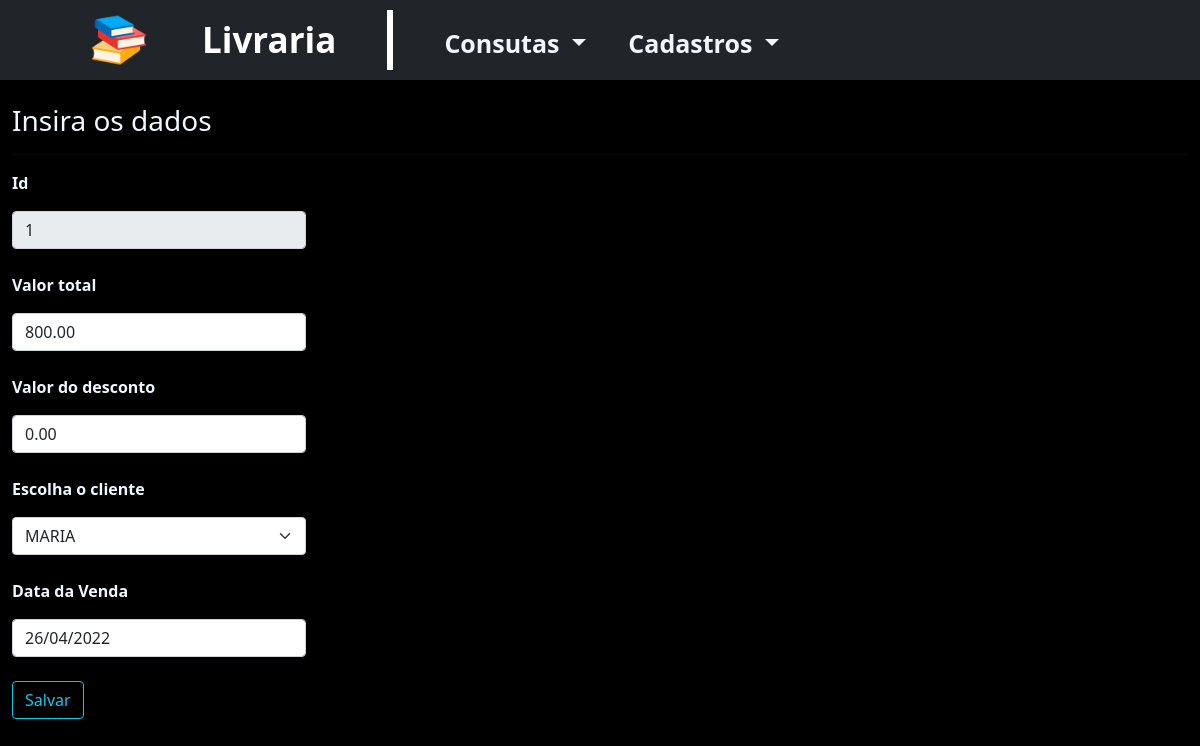
The page /cadVenda.php?acao=editar&v_idVenda=1 on the database its author committed.
### tables this page shows
CREATE TABLE Venda (
v_idVenda INT PRIMARY KEY NOT NULL AUTO_INCREMENT,
v_valor_total_venda DECIMAL(16,2),
v_desconto DECIMAL(16,2),
v_c_idCliente INT NOT NULL,
iv_data_venda VARCHAR(45),
FOREIGN KEY (v_c_idCliente) REFERENCES Cliente (c_idCliente));

### classes/cliente.class.php (called while the page is built, shortened)
<?php
    class Cliente {
        public function setId($id) {
                return $this->c_idCliente = $id;
           }
        public function setNome($nome) {
                return $this->c_nome = $nome;
            }
        public function setCPF($cpf) {
                return $this->c_cpf = $cpf;
            }
        public function setData($data) {
                return $this->c_dt_nascimento = $data;
            }
        public function buscar($id){
            $conexao = Conexao::getInstance();
            $query = 'SELECT * FROM Cliente';
                $stmt = $conexao->prepare($query);
                if($stmt->execute())
                    return $stmt->fetchAll();
                return false;
        }
    }
    ?>

### cadVenda.php (the view, shortened to what this page needs)
<!DOCTYPE html>
<?php
    include_once "acaoVenda.php";
    $acao = isset($_GET['acao']) ? $_GET['acao'] : "";
    if ($acao == 'editar'){
        $v_idVenda = isset($_GET['v_idVenda']) ? $_GET['v_idVenda'] : "";
    if ($v_idVenda > 0)
        $dados = buscarDados($v_idVenda);
}
?>
<html lang="pt-br">
<head>
    <link href="https://cdn.jsdelivr.net/npm/bootstrap@5.1.3/dist/css/bootstrap.min.css" rel="stylesheet">
    <link rel="stylesheet" href="css/estilos.css">
</head>
<body class="bg-black">
<?php
require_once "index.php";    ?>
    <div class="container-fluid">
    <br>
        <h3>Insira os dados</h3><hr>
                <form method="post" action="acaoVenda.php">
                <div class="form-group col-lg-3">
                <p>Id</p>
                    <input readonly  type="text" name="v_idVenda" id="v_idVenda" class="form-control" value="<?php if ($acao == "editar") echo $dados['v_idVenda']; else echo 0; ?>"><br>
                <p>Valor total</p>
                    <input name="v_valor_total_venda" id="v_valor_total_venda" type="numer" required="true" class="form-control" value="<?php if ($acao == "editar") echo $dados['v_valor_total_venda']; ?>" placeholder="Digite o valor total da venda"><br>
                <p>Valor do desconto</p>
                    <input name="v_desconto" id="v_desconto" type="number" required="true" class="form-control" value="<?php if ($acao == "editar") echo $dados['v_desconto']; ?>" placeholder="Digite o desconto"><br>
                <p> Escolha o cliente </p>
                    <select name="v_c_idCliente"  id="v_c_idCliente" class="form-select">>
                        <?php
                        require_once ("acaoVenda.php");
                            echo lista_pessoa(0);
                        ?>
        </select>
                    <br>
                <p>Data da Venda </p>
                    <input name="iv_data_venda" id="iv_data_venda" type="text" required="true" class="form-control" value="<?php if ($acao == "editar") echo $dados['iv_data_venda']; ?>" placeholder="Digite a data da venda"><br>
                    <button name="acao" value="salvar" id="acao" type="submit" class="btn btn-outline-info">Salvar</button>
                        </div>
            </form>
    </div>
</body>
</html>

### css/estilos.css (style rules this page uses)
h3 { color: aliceblue; }
p { color: aliceblue; font-weight: bold; }

### rows shown on the page
venda: v_idVenda "1", v_valor_total_venda "800.00", v_desconto "0.00", iv_data_venda "26/04/2022"

### other values the page prints
form field v_c_idCliente "MARIA"
